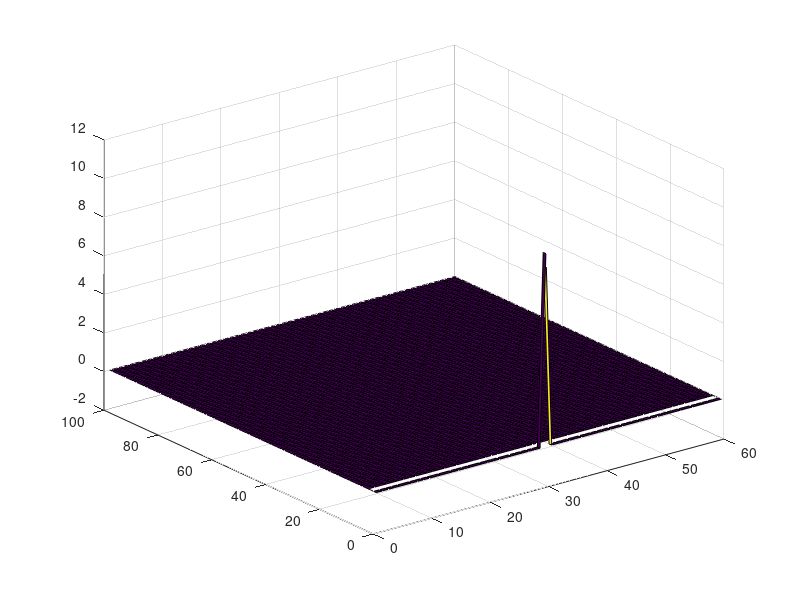
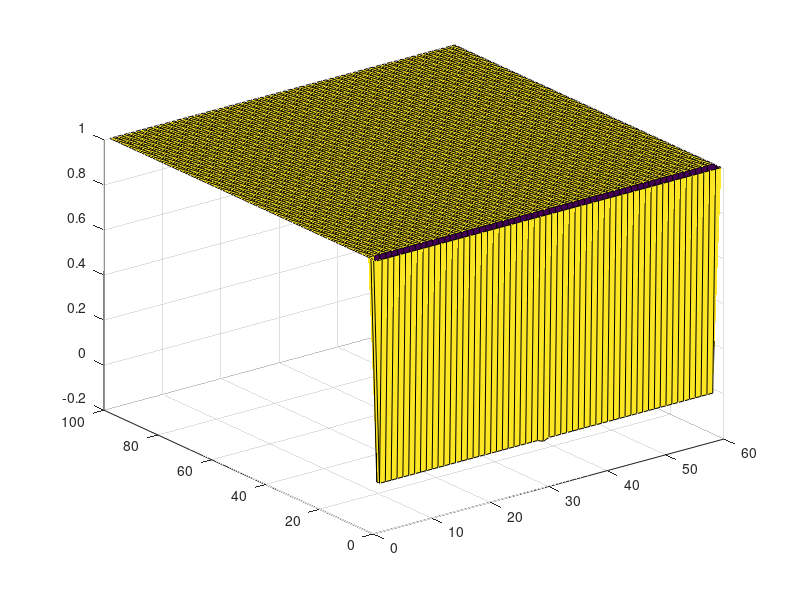

MATLAB code to generate these figures, in order:


%A continuous model of the Keller-Segel system used within the hybrid 
%Model.

Dn = 1/10;
Ds = 0;
k2 = 10^-3;

dt = 0.0001;
tend = 0.01;
Xlen = 3;
J = 60;

dx = Xlen/J;
steps = tend/dt;

N = zeros(steps,J);
S = ones(steps,J);
preDif = zeros(1,J);

constK = 2;
idx = 2:1:(J-1);

N(1,J/2) = 10;

for t = 1:1:2
    preDif(1,idx) = constK./S(t,idx) .* N(t,idx) .* (S(t,idx+1)-S(t,idx-1))./(2*dx);
    N(t+1,idx) = N(t,idx) +  ...
                 dt .* (Dn .* ( N(t,idx) + N(t,idx+1) - 2*N(t,idx-1)) ...
                    - (preDif(1,idx+1) - preDif(1,idx-1))./(2*dx));
    S(t+1,idx) = Ds .* (S(t,idx+1) - S(t,idx-1))./(2*dx) - 10^(-3).*N(t,idx); 
end

figure(1);clf;surf(N);
figure(2);clf;surf(S);